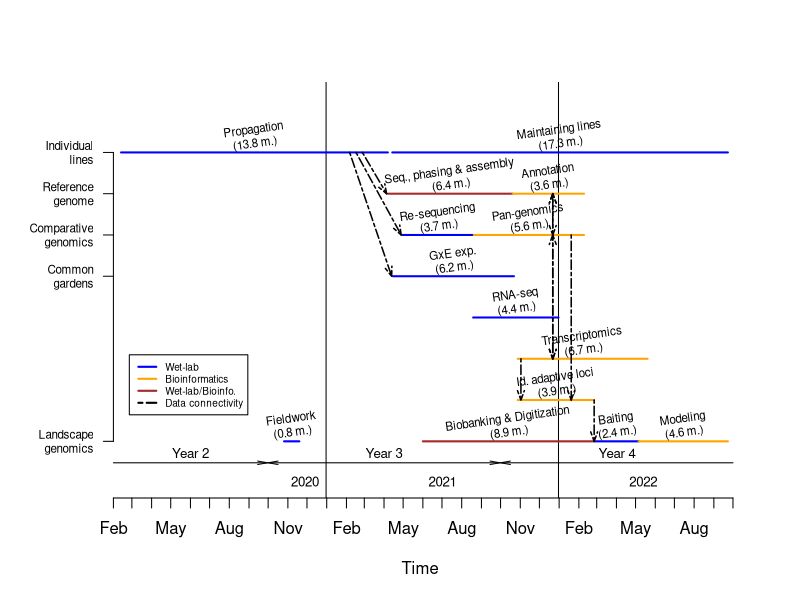

Source code (R):
## ---- chunk 1
#Timetable

timetab <- data.frame("Objective" = c(rep("Reference genome", 2), rep("Comparative genomics",2), rep("Common gardens", 4), rep("Landscape genomics",4), rep("Individual lines", 2)), "Task" = c("Seq., phasing & assembly", "Annotation", "Re-sequencing","Pan-genomics","GxE exp.", "RNA-seq", "Transcriptomics", "Id. adaptive loci", "Baiting", "Modeling", "Fieldwork", "Biobanking & Digitization","Propagation", "Maintaining lines"), "Start_Date" = lubridate::mdy(rep("NA", 14)), "End_Date" = lubridate::mdy(rep("NA", 14)))

###
#Ref. genome
# G1_b2
###

#Harvesting biomass?
timetab$Start_Date[1] <- as.Date("04-07-21", tryFormats = c("%m-%d-%y")) 
#Sequencing done
timetab$End_Date[1] <- timetab$Start_Date[1] + lubridate::weeks(28)

#Genome annotation start
timetab$Start_Date[2] <- timetab$End_Date[1]
#Genome annotation end
timetab$End_Date[2] <- timetab$Start_Date[2] + lubridate::weeks(16)

#Comparative genomics (incl. re-sequencing)
#Re-sequencing
timetab$Start_Date[3] <- as.Date("04-30-21", tryFormats = c("%m-%d-%y"))
timetab$End_Date[3] <- timetab$Start_Date[3] + lubridate::weeks(16)
#Pan-genomics
timetab$Start_Date[4] <- timetab$End_Date[3]
timetab$End_Date[4] <- timetab$End_Date[2]

###
#Common gardens
# G1_b2, G2_b27
###

#When ready for GxE
timetab$Start_Date[5] <- as.Date("04-01-21", tryFormats = c("%m-%d-%y")) + lubridate::weeks(2)

#When GxE end?
timetab$End_Date[5] <- as.Date("04-09-21", tryFormats = c("%m-%d-%y")) + lubridate::weeks(28)

#RNA-Seq
timetab$Start_Date[6] <- as.Date("04-01-21", tryFormats = c("%m-%d-%y")) + lubridate::weeks(20)
timetab$End_Date[6] <- timetab$End_Date[5] + lubridate::weeks(10)

#Transcriptomics
timetab$Start_Date[7] <- timetab$Start_Date[6] + lubridate::weeks(10)
timetab$End_Date[7] <- timetab$End_Date[6] + lubridate::weeks(20)

#Identify adaptive loci
timetab$Start_Date[8] <- timetab$Start_Date[7]
timetab$End_Date[8] <- timetab$End_Date[6] + lubridate::weeks(8)

###
#Landscape genomics
# Population sampling
###

#Baiting
timetab$Start_Date[9] <- timetab$End_Date[8]
timetab$End_Date[9] <- timetab$Start_Date[9] + lubridate::weeks(10)

#Modeling
timetab$Start_Date[10] <- timetab$End_Date[9]
timetab$End_Date[10] <- timetab$Start_Date[10] + lubridate::weeks(20)

#Fieldwork
timetab$Start_Date[11] <- as.Date("10-26-20", tryFormats = c("%m-%d-%y"))
timetab$End_Date[11] <- as.Date("11-19-20", tryFormats = c("%m-%d-%y"))

#DNA bank
timetab$Start_Date[12] <- as.Date("06-01-21", tryFormats = c("%m-%d-%y"))
timetab$End_Date[12] <- timetab$Start_Date[9]
  
###
#Individual lines
###
#Propagation
timetab$Start_Date[13] <- as.Date("02-13-20", tryFormats = c("%m-%d-%y"))
timetab$End_Date[13] <- as.Date("04-07-21", tryFormats = c("%m-%d-%y"))
#Maintaining lines
timetab$Start_Date[14] <- timetab$End_Date[13] + lubridate::weeks(1)
timetab$End_Date[14] <- timetab$End_Date[10]

#Add col with y height
timetab$Y <- c(rep(2.625, 2), rep(2.250, 2), 1.875, 1.500, 1.125, 0.750, rep(0.375, 4), rep(3,2))
#Add color
# Blue = wet-lab
# orange = bioinformatics
# brown = wet/bioinfo
timetab$col <- c("brown", "orange", "blue", "orange", "blue", "blue", "orange", "orange", "blue", "orange", "blue", "brown","blue", "blue")

#Add duration (in months)
timetab$duration <- round(lubridate::time_length(x = lubridate::interval(timetab$Start_Date, timetab$End_Date), "month"),1)

###
#PLOT
###

#pdf(file = "Figures/timetable_whole_project.pdf")
#Plot timetable
plot(x=c(lubridate::floor_date(min(timetab$Start_Date), "month")-10, lubridate::round_date(max(timetab$End_Date), "month")), y= c(0,3.5), type="n", axes = F, ylab = "", xlab = "")

#Abline to separate years
abline(v =  as.Date("12-31-20", tryFormats = c("%m-%d-%y")))
abline(v =  as.Date("12-31-21", tryFormats = c("%m-%d-%y")))
#2020
text(x = as.Date(timetab$Start_Date[11]) + abs(floor((as.Date(timetab$Start_Date[11])-as.Date("12-31-20", tryFormats = c("%m-%d-%y")))/2)), y = 0.01, cex = 0.8, "2020")
#2021
text(x = as.Date("01-01-21", tryFormats = c("%m-%d-%y")) + abs(floor((as.Date("01-01-21", tryFormats = c("%m-%d-%y"))-as.Date("12-31-21", tryFormats = c("%m-%d-%y")))/2)), y = 0.01, cex = 0.8, "2021")
#2022
text(x = as.Date("01-01-22", tryFormats = c("%m-%d-%y")) + abs(floor(as.Date("01-01-22", tryFormats = c("%m-%d-%y")) - as.Date(max(timetab$End_Date)))/2), y = 0.01, cex = 0.8, "2022")

#Add customed axes
#Y axis = Individual lines
axis(side = 2, at = seq(from = 0, to = 3, by =3/8)[c(2, 6:9)], las = 2, labels = rev(gsub(" ", "\n", unique(timetab$Objective))[c(5,1,2,3,4)]), cex.axis= .7, pos=lubridate::floor_date(min(timetab$Start_Date), "month"), adj=0)

#X axis = time
datespan <- seq(from = lubridate::floor_date(min(timetab$Start_Date), "month"), to = lubridate::round_date(max(timetab$End_Date), "month"), "month")

axis(side = 1, at = datespan, labels = as.vector(lubridate::month(datespan, label = TRUE, abbr = T)))

#Add titles to axes
title(main="", xlab="Time", ylab="")

#Add segments showing tasks
segments(x0 = as.Date(timetab$Start_Date), x1 = as.Date(timetab$End_Date), y0 = as.numeric(timetab$Y), y1 = as.numeric(timetab$Y), lwd = 2, col = timetab$col)

#Print tasks next to arrows
text(x = as.Date(timetab$Start_Date) + floor((as.Date(timetab$End_Date)-as.Date(timetab$Start_Date))/2)  , y = timetab$Y+0.15, paste(as.vector(timetab$Task), "\n", "(", timetab$duration, " m.)", sep=""), srt=8, cex=.7)

#Arrows with fiscal years
#Y2
arrows(x0 = lubridate::floor_date(min(timetab$Start_Date), "month"), x1 = as.Date("09-30-20", tryFormats = c("%m-%d-%y")), y0 = 0.18, y1 = 0.18, length = 0.1, angle = 10)
text(x = lubridate::floor_date(min(timetab$Start_Date), "month") + floor((as.Date("09-30-20", tryFormats = c("%m-%d-%y"))-lubridate::floor_date(min(timetab$Start_Date), "month"))/2), y = 0.27, "Year 2", cex = 0.8)

#Y3
arrows(x0 = as.Date("10-01-20", tryFormats = c("%m-%d-%y")), x1 = as.Date("09-30-21", tryFormats = c("%m-%d-%y")), y0 = 0.18, y1 = 0.18, length = 0.1, angle = 10, code = 3)
text(x = as.Date("10-01-20", tryFormats = c("%m-%d-%y")) + floor((as.Date("09-30-21", tryFormats = c("%m-%d-%y"))-as.Date("10-01-20", tryFormats = c("%m-%d-%y")))/2), y = 0.27, "Year 3", cex = 0.8)

#Y4
arrows(x0 = as.Date("10-01-21", tryFormats = c("%m-%d-%y")), x1 = lubridate::ceiling_date(max(timetab$End_Date), "month"), y0 = 0.18, y1 = 0.18, length = 0.1, angle = 10, code = 1)
text(x = as.Date("10-01-21", tryFormats = c("%m-%d-%y")) + abs(floor((as.Date("10-01-21", tryFormats = c("%m-%d-%y"))-lubridate::ceiling_date(max(timetab$End_Date), "month"))/2)), y = 0.27, "Year 4", cex = 0.8)

#Add connections between tasks
# transcriptomics to annotation
arrows(x0 = timetab$Start_Date[7]+55, x1 = timetab$Start_Date[7]+55, y0 = timetab$Y[7], y1 = timetab$Y[2], score = 1, length = 0.1, lwd = 1.5, lty = 6, angle = 20, col = "black", code = 3)

#Annotation to pan-genomics
arrows(x0 = timetab$Start_Date[7]+55, x1 = timetab$Start_Date[7]+55, y0 = timetab$Y[2], y1 = timetab$Y[4], score = 1, length = 0.1, lwd = 1.5, lty = 6, angle = 20, col = "black", code = 3)

#pan-genomics to transcriptomics
arrows(x0 = timetab$Start_Date[7]+55, x1 = timetab$Start_Date[7]+55, y0 = timetab$Y[7], y1 = timetab$Y[4], score = 1, length = 0.1, lwd = 1.5, lty = 6, angle = 20, col = "black", code = 3)


#Pan-genomics to adaptive loci
arrows(x0 = timetab$End_Date[2]-20, x1 = timetab$End_Date[2]-20, y0 = timetab$Y[4], y1 = timetab$Y[8], score = 1, length = 0.1, lwd = 1.5, lty = 6, angle = 20, col = "black")

#Transcriptomics to adaptive loci
arrows(x0 = timetab$Start_Date[7]+5, x1 = timetab$Start_Date[7]+5, y0 = timetab$Y[7], y1 = timetab$Y[8], score = 1, length = 0.1, lwd = 1.5, lty = 6, angle = 20, col = "black")


#Propagation to sequencing
arrows(x0 = timetab$End_Date[13]-40, x1 = timetab$Start_Date[1]-2, y0 = timetab$Y[13], y1 = timetab$Y[1], score = 1, length = 0.1, lwd = 1.5, lty = 6, angle = 20, col = "black")

#Propagation to Re-sequencing
arrows(x0 = timetab$End_Date[13]-50, x1 = timetab$Start_Date[3]-2, y0 = timetab$Y[13], y1 = timetab$Y[3], score = 1, length = 0.1, lwd = 1.5, lty = 6, angle = 20, col = "black")

#Propagation to GxE
arrows(x0 = timetab$End_Date[13]-60, x1 = timetab$Start_Date[5]-2, y0 = timetab$Y[13], y1 = timetab$Y[5], score = 1, length = 0.1, lwd = 1.5, lty = 6, angle = 20, col = "black")

#Adaptive loci to Baiting
arrows(x0 = timetab$End_Date[8], x1 = timetab$Start_Date[9], y0 = timetab$Y[8], y1 = timetab$Y[9], score = 1, length = 0.1, lwd = 1.5, lty = 6, angle = 20, col = "black")

# Add a legend
legend("bottomleft", 
  legend = c("Wet-lab", "Bioinformatics", "Wet-lab/Bioinfo.", "Data connectivity"), 
  col = c("blue","orange", "brown", "black"), 
  lwd = rep(2, 4),
  lty = c(rep(1, 3), 6),
  horiz = F , 
  inset = c(0.07, 0.2),
  cex = 0.6)
#invisible(dev.off())

#knitr::include_graphics("Figures/timetable_whole_project.jpg")
